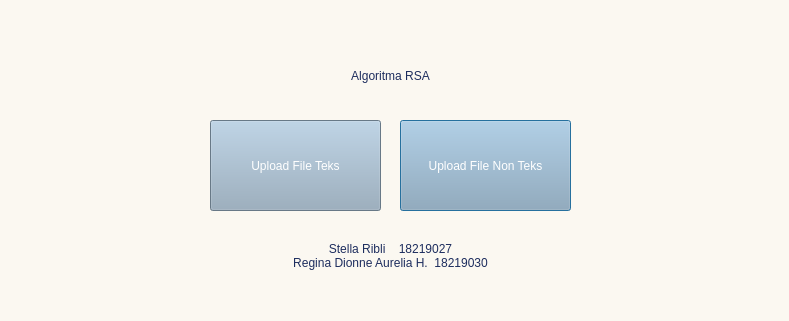
<?xml version="1.0" encoding="UTF-8"?>
<ui version="4.0">
 <class>Dialog</class>
 <widget class="QDialog" name="Dialog">
  <property name="geometry">
   <rect>
    <x>0</x>
    <y>0</y>
    <width>789</width>
    <height>321</height>
   </rect>
  </property>
  <property name="windowTitle">
   <string>Dialog</string>
  </property>
  <property name="styleSheet">
   <string notr="true">background-color: 
#FBF8F1
;</string>
  </property>
  <widget class="QPushButton" name="nonteks">
   <property name="geometry">
    <rect>
     <x>400</x>
     <y>120</y>
     <width>171</width>
     <height>91</height>
    </rect>
   </property>
   <property name="styleSheet">
    <string notr="true">QPushButton{ 
	background-color: #92A9BD; color:#FFFFFF;
font: 15pt &quot;Mulish&quot;;color:#fff; 
	border-radius: 13.25760269165039px;
}

 QPushButton:hover {
	background-color: #7C99AC; color:#FFFFFF;
font: 15pt &quot;Mulish&quot;;color:#fff; 
	border-radius: 13.25760269165039px;
 }</string>
   </property>
   <property name="text">
    <string>Upload File Non Teks</string>
   </property>
  </widget>
  <widget class="QLabel" name="label_2">
   <property name="geometry">
    <rect>
     <x>220</x>
     <y>50</y>
     <width>341</width>
     <height>51</height>
    </rect>
   </property>
   <property name="styleSheet">
    <string notr="true">font: 20pt &quot;Mulish&quot;;color:#1D2D5E; </string>
   </property>
   <property name="text">
    <string>Algoritma RSA</string>
   </property>
   <property name="alignment">
    <set>Qt::AlignCenter</set>
   </property>
  </widget>
  <widget class="QPushButton" name="teks">
   <property name="geometry">
    <rect>
     <x>210</x>
     <y>120</y>
     <width>171</width>
     <height>91</height>
    </rect>
   </property>
   <property name="styleSheet">
    <string notr="true">QPushButton{ 
	background-color: #92A9BD; color:#FFFFFF;
font: 17pt &quot;Mulish&quot;;color:#fff; 
	border-radius: 13.25760269165039px;
}

 QPushButton:hover {
	background-color: #7C99AC; color:#FFFFFF;
font: 17pt &quot;Mulish&quot;;color:#fff; 
	border-radius: 13.25760269165039px;
 }</string>
   </property>
   <property name="text">
    <string>Upload File Teks</string>
   </property>
  </widget>
  <widget class="QLabel" name="label_3">
   <property name="geometry">
    <rect>
     <x>220</x>
     <y>240</y>
     <width>341</width>
     <height>31</height>
    </rect>
   </property>
   <property name="styleSheet">
    <string notr="true">font: 10pt &quot;Mulish&quot;;color:#1D2D5E; </string>
   </property>
   <property name="text">
    <string>Stella Ribli 			18219027
Regina Dionne Aurelia H. 	18219030</string>
   </property>
   <property name="alignment">
    <set>Qt::AlignCenter</set>
   </property>
  </widget>
 </widget>
 <resources/>
 <connections/>
</ui>
